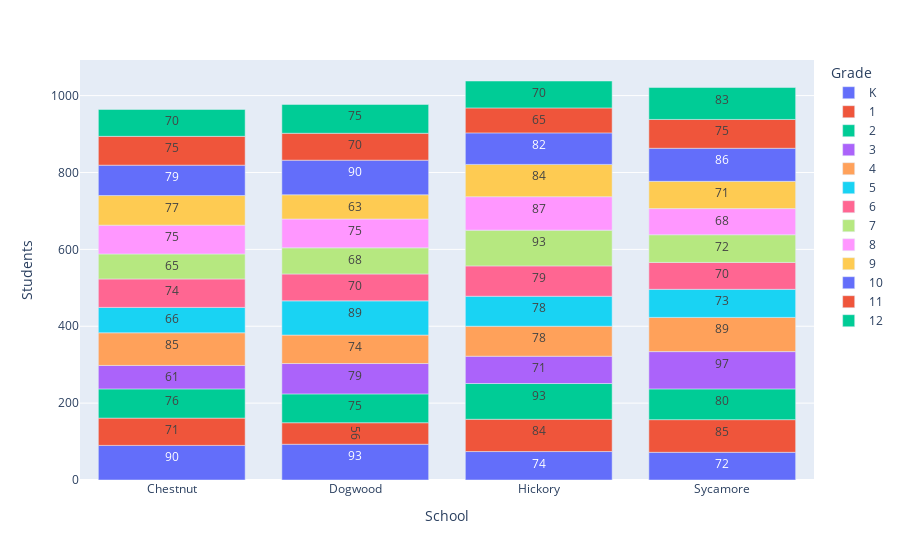

Notebook code for this chart:
### Markdown cell above
Setting 'barmode' to 'relative' stacks each grade bar atop one another:

### Code cell
px.bar(df_school_grade_pivot, x = 'School', y = 'Students', color = 'Grade', 
       barmode = 'relative', text_auto = True)

### Figure 1 — Plotly figure (JSON) as saved in the notebook; plotly's stock layout.template omitted (floating-point values rounded to 4 significant figures)
{"data": [{"alignmentgroup": "True", "hovertemplate": "Grade=K<br>School=%{x}<br>Students=%{y}<extra></extra>", "legendgroup": "K", "marker": {"color": "#636efa", "pattern": {"shape": ""}}, "name": "K", "offsetgroup": "K", "orientation": "v", "showlegend": true, "textposition": "auto", "texttemplate": "%{y}", "type": "bar", "x": ["Chestnut", "Dogwood", "Hickory", "Sycamore"], "xaxis": "x", "y": [90, 93, 74, 72], "yaxis": "y"}, {"alignmentgroup": "True", "hovertemplate": "Grade=1<br>School=%{x}<br>Students=%{y}<extra></extra>", "legendgroup": "1", "marker": {"color": "#EF553B", "pattern": {"shape": ""}}, "name": "1", "offsetgroup": "1", "orientation": "v", "showlegend": true, "textposition": "auto", "texttemplate": "%{y}", "type": "bar", "x": ["Chestnut", "Dogwood", "Hickory", "Sycamore"], "xaxis": "x", "y": [71, 56, 84, 85], "yaxis": "y"}, {"alignmentgroup": "True", "hovertemplate": "Grade=2<br>School=%{x}<br>Students=%{y}<extra></extra>", "legendgroup": "2", "marker": {"color": "#00cc96", "pattern": {"shape": ""}}, "name": "2", "offsetgroup": "2", "orientation": "v", "showlegend": true, "textposition": "auto", "texttemplate": "%{y}", "type": "bar", "x": ["Chestnut", "Dogwood", "Hickory", "Sycamore"], "xaxis": "x", "y": [76, 75, 93, 80], "yaxis": "y"}, {"alignmentgroup": "True", "hovertemplate": "Grade=3<br>School=%{x}<br>Students=%{y}<extra></extra>", "legendgroup": "3", "marker": {"color": "#ab63fa", "pattern": {"shape": ""}}, "name": "3", "offsetgroup": "3", "orientation": "v", "showlegend": true, "textposition": "auto", "texttemplate": "%{y}", "type": "bar", "x": ["Chestnut", "Dogwood", "Hickory", "Sycamore"], "xaxis": "x", "y": [61, 79, 71, 97], "yaxis": "y"}, {"alignmentgroup": "True", "hovertemplate": "Grade=4<br>School=%{x}<br>Students=%{y}<extra></extra>", "legendgroup": "4", "marker": {"color": "#FFA15A", "pattern": {"shape": ""}}, "name": "4", "offsetgroup": "4", "orientation": "v", "showlegend": true, "textposition": "auto", "texttemplate": "%{y}", "type": "bar", "x": ["Chestnut", "Dogwood", "Hickory", "Sycamore"], "xaxis": "x", "y": [85, 74, 78, 89], "yaxis": "y"}, {"alignmentgroup": "True", "hovertemplate": "Grade=5<br>School=%{x}<br>Students=%{y}<extra></extra>", "legendgroup": "5", "marker": {"color": "#19d3f3", "pattern": {"shape": ""}}, "name": "5", "offsetgroup": "5", "orientation": "v", "showlegend": true, "textposition": "auto", "texttemplate": "%{y}", "type": "bar", "x": ["Chestnut", "Dogwood", "Hickory", "Sycamore"], "xaxis": "x", "y": [66, 89, 78, 73], "yaxis": "y"}, {"alignmentgroup": "True", "hovertemplate": "Grade=6<br>School=%{x}<br>Students=%{y}<extra></extra>", "legendgroup": "6", "marker": {"color": "#FF6692", "pattern": {"shape": ""}}, "name": "6", "offsetgroup": "6", "orientation": "v", "showlegend": true, "textposition": "auto", "texttemplate": "%{y}", "type": "bar", "x": ["Chestnut", "Dogwood", "Hickory", "Sycamore"], "xaxis": "x", "y": [74, 70, 79, 70], "yaxis": "y"}, {"alignmentgroup": "True", "hovertemplate": "Grade=7<br>School=%{x}<br>Students=%{y}<extra></extra>", "legendgroup": "7", "marker": {"color": "#B6E880", "pattern": {"shape": ""}}, "name": "7", "offsetgroup": "7", "orientation": "v", "showlegend": true, "textposition": "auto", "texttemplate": "%{y}", "type": "bar", "x": ["Chestnut", "Dogwood", "Hickory", "Sycamore"], "xaxis": "x", "y": [65, 68, 93, 72], "yaxis": "y"}, {"alignmentgroup": "True", "hovertemplate": "Grade=8<br>School=%{x}<br>Students=%{y}<extra></extra>", "legendgroup": "8", "marker": {"color": "#FF97FF", "pattern": {"shape": ""}}, "name": "8", "offsetgroup": "8", "orientation": "v", "showlegend": true, "textposition": "auto", "texttemplate": "%{y}", "type": "bar", "x": ["Chestnut", "Dogwood", "Hickory", "Sycamore"], "xaxis": "x", "y": [75, 75, 87, 68], "yaxis": "y"}, {"alignmentgroup": "True", "hovertemplate": "Grade=9<br>School=%{x}<br>Students=%{y}<extra></extra>", "legendgroup": "9", "marker": {"color": "#FECB52", "pattern": {"shape": ""}}, "name": "9", "offsetgroup": "9", "orientation": "v", "showlegend": true, "textposition": "auto", "texttemplate": "%{y}", "type": "bar", "x": ["Chestnut", "Dogwood", "Hickory", "Sycamore"], "xaxis": "x", "y": [77, 63, 84, 71], "yaxis": "y"}, {"alignmentgroup": "True", "hovertemplate": "Grade=10<br>School=%{x}<br>Students=%{y}<extra></extra>", "legendgroup": "10", "marker": {"color": "#636efa", "pattern": {"shape": ""}}, "name": "10", "offsetgroup": "10", "orientation": "v", "showlegend": true, "textposition": "auto", "texttemplate": "%{y}", "type": "bar", "x": ["Chestnut", "Dogwood", "Hickory", "Sycamore"], "xaxis": "x", "y": [79, 90, 82, 86], "yaxis": "y"}, {"alignmentgroup": "True", "hovertemplate": "Grade=11<br>School=%{x}<br>Students=%{y}<extra></extra>", "legendgroup": "11", "marker": {"color": "#EF553B", "pattern": {"shape": ""}}, "name": "11", "offsetgroup": "11", "orientation": "v", "showlegend": true, "textposition": "auto", "texttemplate": "%{y}", "type": "bar", "x": ["Chestnut", "Dogwood", "Hickory", "Sycamore"], "xaxis": "x", "y": [75, 70, 65, 75], "yaxis": "y"}, {"alignmentgroup": "True", "hovertemplate": "Grade=12<br>School=%{x}<br>Students=%{y}<extra></extra>", "legendgroup": "12", "marker": {"color": "#00cc96", "pattern": {"shape": ""}}, "name": "12", "offsetgroup": "12", "orientation": "v", "showlegend": true, "textposition": "auto", "texttemplate": "%{y}", "type": "bar", "x": ["Chestnut", "Dogwood", "Hickory", "Sycamore"], "xaxis": "x", "y": [70, 75, 70, 83], "yaxis": "y"}], "layout": {"barmode": "relative", "legend": {"title": {"text": "Grade"}, "tracegroupgap": 0}, "margin": {"t": 60}, "xaxis": {"anchor": "y", "domain": [0, 1], "title": {"text": "School"}}, "yaxis": {"anchor": "x", "domain": [0, 1], "title": {"text": "Students"}}}}
